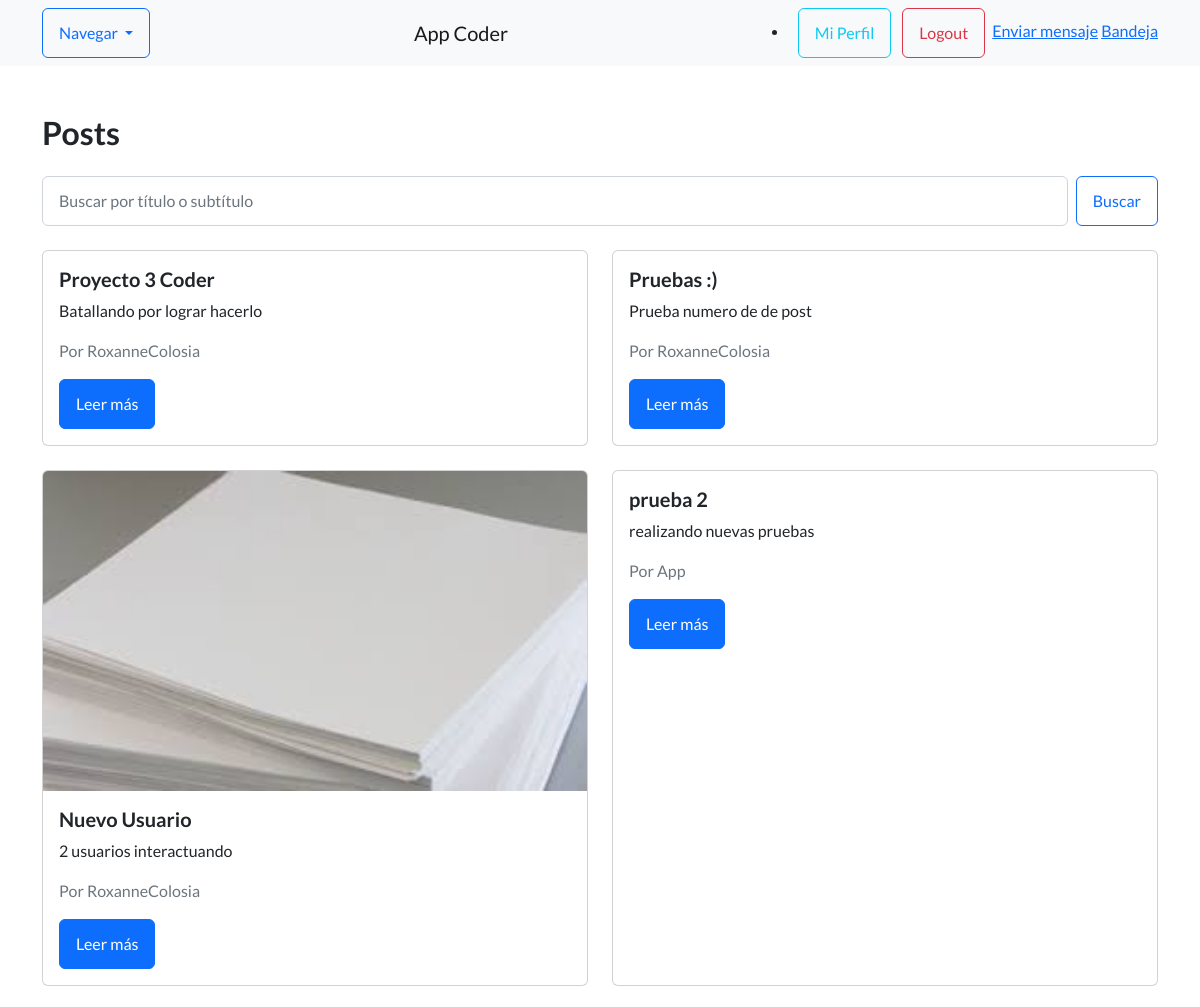
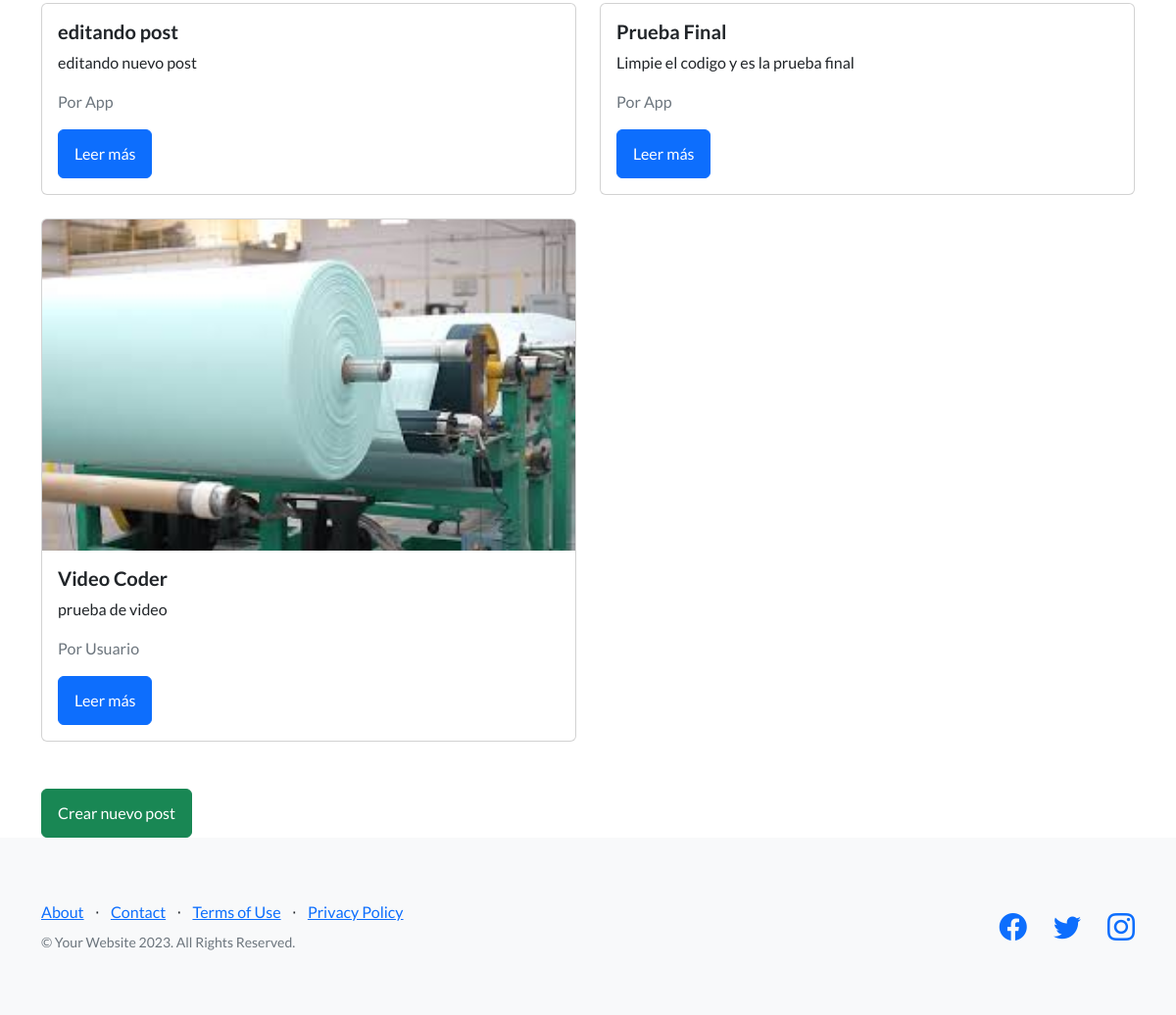
/pages/ (signed in), run on the app's committed database (2 pictures, top to bottom).
### blog/models.py (models this page shows, shortened)
class Post(models.Model):
    titulo = models.CharField(max_length=100)
    subtitulo = models.CharField(max_length=150)
    contenido = models.TextField()
    imagen = models.ImageField(upload_to='posts/', blank=True, null=True)
    fecha = models.DateTimeField(auto_now_add=True)
    autor = models.ForeignKey(User, on_delete=models.CASCADE, related_name='posts')

### blog/views.py (the view)
# urls.py: path('', PostListView.as_view(), name='post-list'),  # lista de posts en /pages/
class PostListView(ListView):
    model = Post
    template_name = 'AppCoder/Blog/post_list.html'
    context_object_name = 'posts'
    def get_queryset(self):
        queryset = super().get_queryset()
        query = self.request.GET.get('q')
        if query:
            queryset = queryset.filter(
                Q(titulo__icontains=query) | Q(subtitulo__icontains=query)
            )
        return queryset

### AppCoder/templates/AppCoder/Blog/post_list.html (shortened to what this page needs)
{% extends 'AppCoder/Padre.html' %}
{% block content %}
<div class="container mt-5">
    <h2 class="mb-4">Posts</h2>
        <form method="get" class="mb-4 d-flex gap-2">
            <input type="text" name="q" class="form-control" placeholder="Buscar por título o subtítulo" value="{{ request.GET.q }}">
            <button class="btn btn-outline-primary" type="submit">Buscar</button>
        </form>
    {% if posts %}
        <div class="row">
            {% for post in posts %}
                <div class="col-md-6 mb-4">
                    <div class="card h-100">
                        {% if post.imagen %}
                            <img src="{{ post.imagen.url }}" class="card-img-top" alt="{{ post.titulo }}">
                        {% endif %}
                        <div class="card-body">
                            <h5 class="card-title">{{ post.titulo }}</h5>
                            <p class="card-text">{{ post.subtitulo }}</p>
                            <p class="text-muted">Por {{ post.autor.username }}</p>
                            <a href="{% url 'post-detail' post.pk %}" class="btn btn-primary">Leer más</a>
                        </div>
                    </div>
                </div>
            {% endfor %}
        </div>
    {% else %}
        <p>No hay páginas aún.</p>
    {% endif %}
    {% if user.is_authenticated or user.is_staff %}
        <a href="{% url 'post-crear' %}" class="btn btn-success mt-4">Crear nuevo post</a>
    {% endif %}
</div>
{% endblock %}

### data on the page
Post: titulo "Proyecto 3 Coder", subtitulo "Batallando por lograr hacerlo", autor.username "RoxanneColosia"
Post: titulo "Pruebas :)", subtitulo "Prueba numero de de post", autor.username "RoxanneColosia"
Post: imagen (picture), titulo "Nuevo Usuario", subtitulo "2 usuarios interactuando", autor.username "RoxanneColosia"
Post: titulo "prueba 2", subtitulo "realizando nuevas pruebas", autor.username "App"
Post: titulo "editando post", subtitulo "editando nuevo post", autor.username "App"
Post: titulo "Prueba Final", subtitulo "Limpie el codigo y es la prueba final", autor.username "App"
Post: imagen (picture), titulo "Video Coder", subtitulo "prueba de video", autor.username "Usuario"
